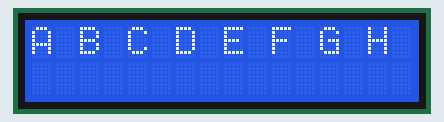
A sketch run on a simulated Arduino Uno, built with avr-gcc and run on an emulated ATmega328P. Shown: 16×2 character LCD.

Above: at 0.21 s.

Measured:
- by itself, everything shown: repeats every 0.92 s, in 4 steps

The sketch:

LCD.ino
```cpp
#include <LiquidCrystal.h>
// initialize the library with the numbers of the interface pins
LiquidCrystal lcd(12,11,10,9,8,7,6,5,4,3,2);


void setup()
{
  lcd.begin(16,2);      // set up the LCD's number of columns and rows:
  //lcd.setCursor(0,0);   // set the cursor to column 0, line 0
  //lcd.print("A B C D E F G H"); //// Print a message to the LCD.
  //lcd.setCursor(0,2);   // set the cursor to column 0, line 2
  //lcd.print("I J K L M N O P");  //Print a message to the LCD.
}
void loop()
{
  fxFall();
}

void fxFall()
{
  int vel = 300;
  int vel2 = 15;
  lcd.setCursor(0,0);   // set the cursor to column 0, line 0
  lcd.print("A B C D E F G H"); //// Print a message to the LCD.
  delay(vel);
  lcd.setCursor(0,0);
  lcd.print("               ");
  delay(vel2);
  lcd.setCursor(0,2);   // set the cursor to column 0, line 2
  lcd.print("A B C D E F G H");  //Print a message to the LCD.
  delay(vel);
  lcd.setCursor(0,2);
  lcd.print("               ");
  delay(vel);
}
```
